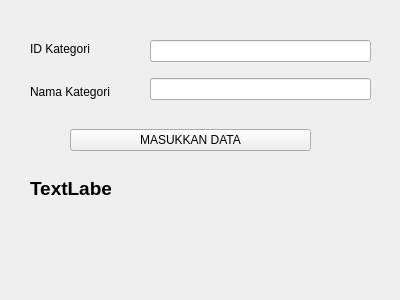
<?xml version="1.0" encoding="UTF-8"?>
<ui version="4.0">
 <class>Form</class>
 <widget class="QWidget" name="Form">
  <property name="geometry">
   <rect>
    <x>0</x>
    <y>0</y>
    <width>400</width>
    <height>300</height>
   </rect>
  </property>
  <property name="windowTitle">
   <string>Form</string>
  </property>
  <widget class="QWidget" name="verticalLayoutWidget">
   <property name="geometry">
    <rect>
     <x>30</x>
     <y>30</y>
     <width>111</width>
     <height>80</height>
    </rect>
   </property>
   <layout class="QVBoxLayout" name="verticalLayout">
    <item>
     <widget class="QLabel" name="label">
      <property name="text">
       <string>ID Kategori</string>
      </property>
     </widget>
    </item>
    <item>
     <widget class="QLabel" name="label_2">
      <property name="text">
       <string>Nama Kategori</string>
      </property>
     </widget>
    </item>
   </layout>
  </widget>
  <widget class="QWidget" name="verticalLayoutWidget_2">
   <property name="geometry">
    <rect>
     <x>150</x>
     <y>30</y>
     <width>221</width>
     <height>80</height>
    </rect>
   </property>
   <layout class="QVBoxLayout" name="verticalLayout_2">
    <item>
     <widget class="QLineEdit" name="lineEdit_id"/>
    </item>
    <item>
     <widget class="QLineEdit" name="lineEdit_nama"/>
    </item>
   </layout>
  </widget>
  <widget class="QWidget" name="horizontalLayoutWidget">
   <property name="geometry">
    <rect>
     <x>70</x>
     <y>120</y>
     <width>241</width>
     <height>41</height>
    </rect>
   </property>
   <layout class="QHBoxLayout" name="horizontalLayout">
    <item>
     <widget class="QPushButton" name="btnInsert">
      <property name="text">
       <string>MASUKKAN DATA</string>
      </property>
     </widget>
    </item>
   </layout>
  </widget>
  <widget class="QLabel" name="labelInfo">
   <property name="geometry">
    <rect>
     <x>30</x>
     <y>180</y>
     <width>81</width>
     <height>16</height>
    </rect>
   </property>
   <property name="font">
    <font>
     <pointsize>14</pointsize>
     <bold>true</bold>
    </font>
   </property>
   <property name="text">
    <string>TextLabel</string>
   </property>
  </widget>
 </widget>
 <resources/>
 <connections/>
</ui>
